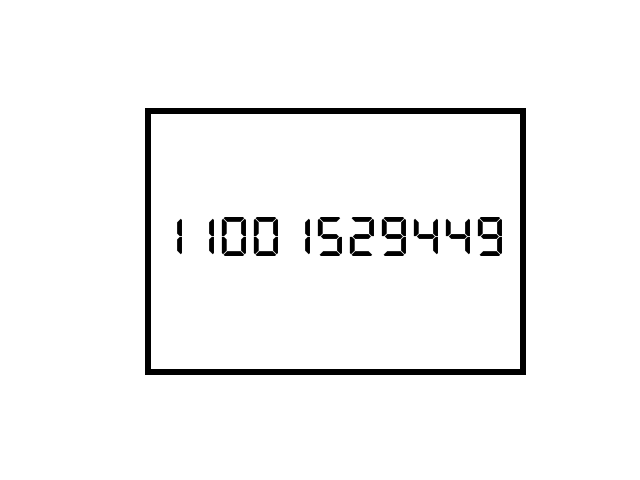
#> input picture tests/digit-test.png, 640 x 480 px
$ python -i answersheet_scanner.py   (imports and definitions only)   (older library calls are emulated)
#> lines starting #> are read from the running program, lines starting #| are printed output that depends on the picture; after the words box and inside, x2 and y2 are one past the last pixel; in counts of white or black regions, pixels touching at a corner belong together
#> further down, picture is the input picture: shape (480, 640, 3); min 0, max 255, mean 245.6
### src/cv2_utils.py
# Utility functions for OpenCV
import cv2
import numpy as np

DEBUG = False


def img_show(img, window_name, width=None, height=None):
    """ Helper function to show an image.
    It already takes care of pausing the program until
    any key gets pressed.
    It also handles resizing the image to the specified width and/or height.
    If only one of the dimensions is provided, the image is resized
    while keeping the aspect ratio. """

    if not DEBUG:
        return

    if width or height:
        img_h = img.shape[0]
        img_w = img.shape[1]

        if width and not height:
            r = width / img_w
            height = int(img_h * r)

        if height and not width:
            r = height / img_h
            width = int(img_w * r)

        if width and height:
            cv2.namedWindow(window_name, cv2.WINDOW_NORMAL)
            cv2.resizeWindow(window_name, width, height)

    cv2.imshow(window_name, img)
    cv2.waitKey(0)


# [27 lines left out: functions img_print, drawContours, not called in this run]


def auto_canny(image, sigma=0.33):
    """A wrapper of the cv2.Canny function which tries to automatically
    calculate the minimun and maximun thresholds based on the median
    value of the image's pixels.
    The minimun and maximun values are calculated from the sigma parameter
    as 100% + sigma and 100% - sigma of the median, respectively."""
#> called with sigma = 0.33

    # Compute the median of the single channel pixel intensities
    m = np.median(image)
#> m = 255

    # Apply automatic Canny edge detection using the computed median
    lower = int(max(0, (1.0 - sigma) * m))
#> lower = 170
    upper = int(min(255, (1.0 + sigma) * m))
#> upper = 255
    edged = cv2.Canny(image, lower, upper)
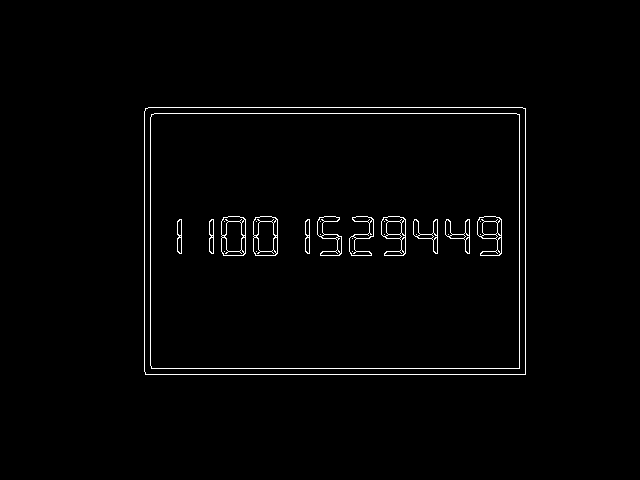
#> edged: shape (480, 640); 1.4% white in thin lines or dots, all inside (x1, y1, x2, y2) = (144, 107, 526, 375)

    # Return the edged image
    return edged


# [142 lines left out: functions auto_thresh, thresh_otsu, step_size, filter_red_out, filter_color_out, contour_center and 1 more, not called in this run]

### src/answersheet_scanner.py
# cartaoresposta-scanner.py
# python cartaoresposta-scanner.py --image img_1.png

# import the necessary packages
# import zbar
import argparse
import cv2_utils
from math import pi as PI, inf
import csv
import os
import numpy as np
from imutils import contours
import imutils
from imutils.perspective import four_point_transform
import cv2
from glob import glob
from pathlib import Path
from shutil import move as sh_move, Error as sh_Error
from joblib import Parallel, delayed
from multiprocessing import cpu_count, Manager, Process


def abort(errorMsg="Error! Aborting."):
    import sys
    sys.exit(errorMsg)


# [130 lines left out: functions read_args, load_image, list_images, decode_qrcode, parse_qrcode_data, not called in this run]


def preprocess(image):
    ''' def preprocess(image) -> (gray, edged)
    Converts the image to grayscale, blur it slightly
     (to remove high frequency noise), then applies edge detection.
     @param image: the image to be preprocessed
     @returns A tuple with the image converted to gray as the first element
     and the resulting image of edge detection '''
    blurred = cv2.bilateralFilter(image, 5, 400, 400)
    gray = cv2.cvtColor(blurred, cv2.COLOR_BGR2GRAY)

    edged = cv2_utils.auto_canny(gray)
    edged_dilate = cv2.dilate(edged, np.ones((3, 3), np.uint8), iterations=1)
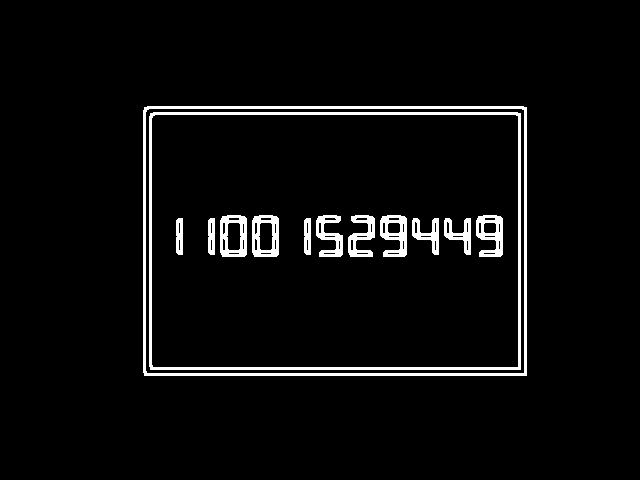
#> edged_dilate: shape (480, 640); 4.3% white; 13 white regions, largest, box (x1, y1, x2, y2) and area: (143, 106, 527, 376) 3884, (149, 112, 521, 370) 3740, (220, 215, 247, 257) 691
    edged_erode = cv2.erode(edged_dilate, np.ones(
        (3, 3), np.uint8), iterations=1)
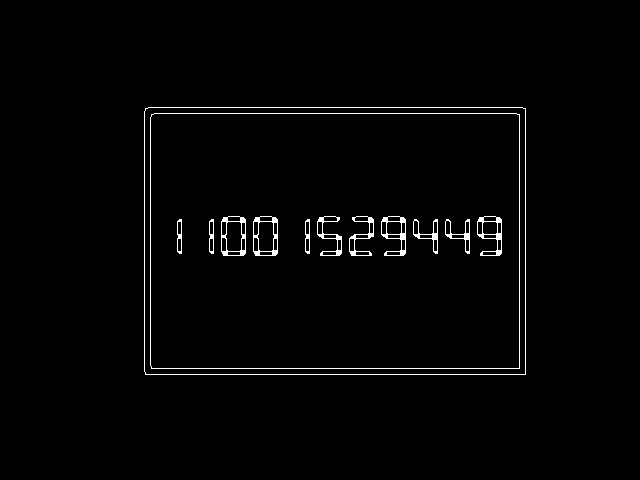
#> edged_erode: shape (480, 640); 1.6% white in thin lines or dots, all inside (x1, y1, x2, y2) = (144, 107, 526, 375)

    cv2_utils.img_show(blurred, "Blurred", height=950)
    cv2_utils.img_show(gray, "Gray", height=950)
    cv2_utils.img_show(edged, "Edged", height=950)
    cv2_utils.img_show(edged_dilate, "Edged Dilated", height=950)
    cv2_utils.img_show(edged_erode, "Edged Eroded", height=950)

    return (gray, edged_erode)


# [746 lines left out: functions find_markers, warpcrop, read_student_id, sort_questionMarks, define_each_alts_region, define_alternatives_region and 5 more, not called in this run]


# [2 lines not run here, left out]

>>> import cv2
>>> picture = cv2.imread('../tests/digit-test.png')
>>> result = preprocess(picture)
